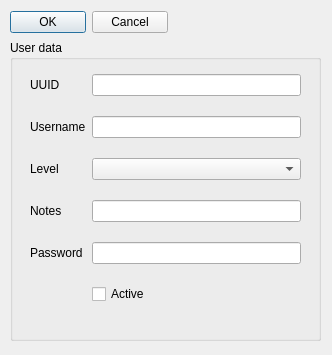
<?xml version="1.0" encoding="UTF-8"?>
<ui version="4.0">
 <class>Dialog</class>
 <widget class="QDialog" name="Dialog">
  <property name="geometry">
   <rect>
    <x>0</x>
    <y>0</y>
    <width>332</width>
    <height>355</height>
   </rect>
  </property>
  <property name="sizePolicy">
   <sizepolicy hsizetype="Fixed" vsizetype="Fixed">
    <horstretch>0</horstretch>
    <verstretch>0</verstretch>
   </sizepolicy>
  </property>
  <property name="minimumSize">
   <size>
    <width>332</width>
    <height>355</height>
   </size>
  </property>
  <property name="maximumSize">
   <size>
    <width>332</width>
    <height>355</height>
   </size>
  </property>
  <property name="windowTitle">
   <string>Useer editor</string>
  </property>
  <widget class="QWidget" name="horizontalLayoutWidget_2">
   <property name="geometry">
    <rect>
     <x>10</x>
     <y>10</y>
     <width>158</width>
     <height>25</height>
    </rect>
   </property>
   <layout class="QHBoxLayout" name="horizontalLayout">
    <item>
     <widget class="QPushButton" name="bDelete">
      <property name="text">
       <string>OK</string>
      </property>
     </widget>
    </item>
    <item>
     <widget class="QPushButton" name="bCancel">
      <property name="text">
       <string>Cancel</string>
      </property>
     </widget>
    </item>
   </layout>
  </widget>
  <widget class="QGroupBox" name="groupBox">
   <property name="geometry">
    <rect>
     <x>10</x>
     <y>40</y>
     <width>311</width>
     <height>301</height>
    </rect>
   </property>
   <property name="title">
    <string>User data</string>
   </property>
   <widget class="QWidget" name="gridLayoutWidget">
    <property name="geometry">
     <rect>
      <x>20</x>
      <y>20</y>
      <width>271</width>
      <height>261</height>
     </rect>
    </property>
    <layout class="QGridLayout" name="gridLayout">
     <item row="3" column="0">
      <widget class="QLabel" name="prescurtarea">
       <property name="text">
        <string>Notes</string>
       </property>
       <property name="margin">
        <number>10</number>
       </property>
      </widget>
     </item>
     <item row="2" column="0">
      <widget class="QLabel" name="fullname">
       <property name="text">
        <string>Level</string>
       </property>
       <property name="margin">
        <number>10</number>
       </property>
      </widget>
     </item>
     <item row="3" column="1">
      <widget class="QLineEdit" name="prescurtarea_2"/>
     </item>
     <item row="4" column="0">
      <widget class="QLabel" name="label">
       <property name="text">
        <string>Password</string>
       </property>
      </widget>
     </item>
     <item row="4" column="1">
      <widget class="QLineEdit" name="lineEdit">
       <property name="echoMode">
        <enum>QLineEdit::Password</enum>
       </property>
      </widget>
     </item>
     <item row="2" column="1">
      <widget class="QComboBox" name="userLevel"/>
     </item>
     <item row="5" column="1">
      <widget class="QCheckBox" name="checkBox">
       <property name="text">
        <string>Active</string>
       </property>
      </widget>
     </item>
     <item row="1" column="0">
      <widget class="QLabel" name="label_2">
       <property name="text">
        <string>Username</string>
       </property>
      </widget>
     </item>
     <item row="1" column="1">
      <widget class="QLineEdit" name="userNameLine"/>
     </item>
     <item row="0" column="0">
      <widget class="QLabel" name="label_3">
       <property name="text">
        <string>UUID</string>
       </property>
      </widget>
     </item>
     <item row="0" column="1">
      <widget class="QLineEdit" name="uuid">
       <property name="readOnly">
        <bool>false</bool>
       </property>
       <property name="placeholderText">
        <string notr="true"/>
       </property>
      </widget>
     </item>
    </layout>
   </widget>
  </widget>
 </widget>
 <resources/>
 <connections/>
</ui>
